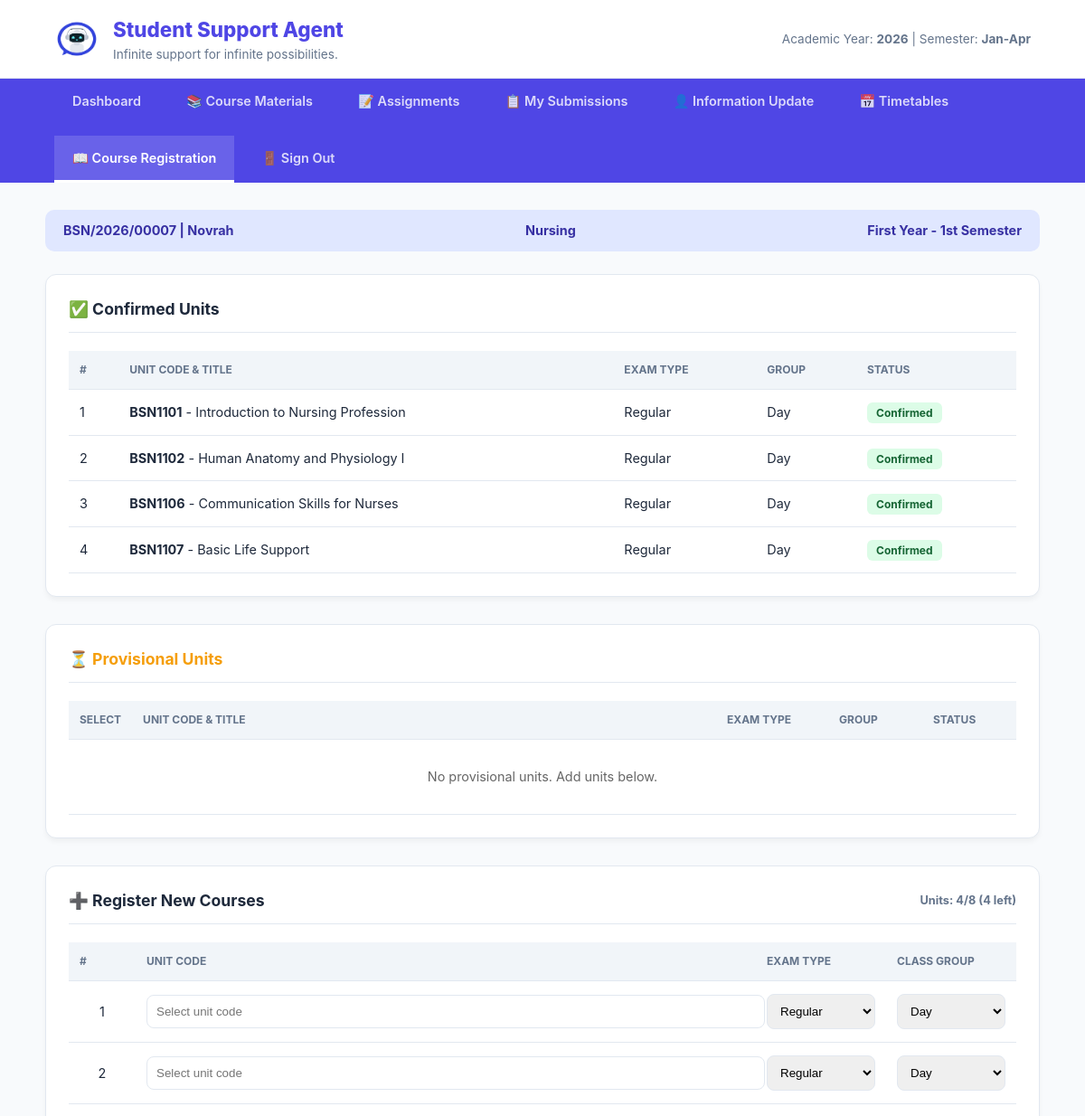
The app's page /Student/registration.php (signed in, upper part), older data.
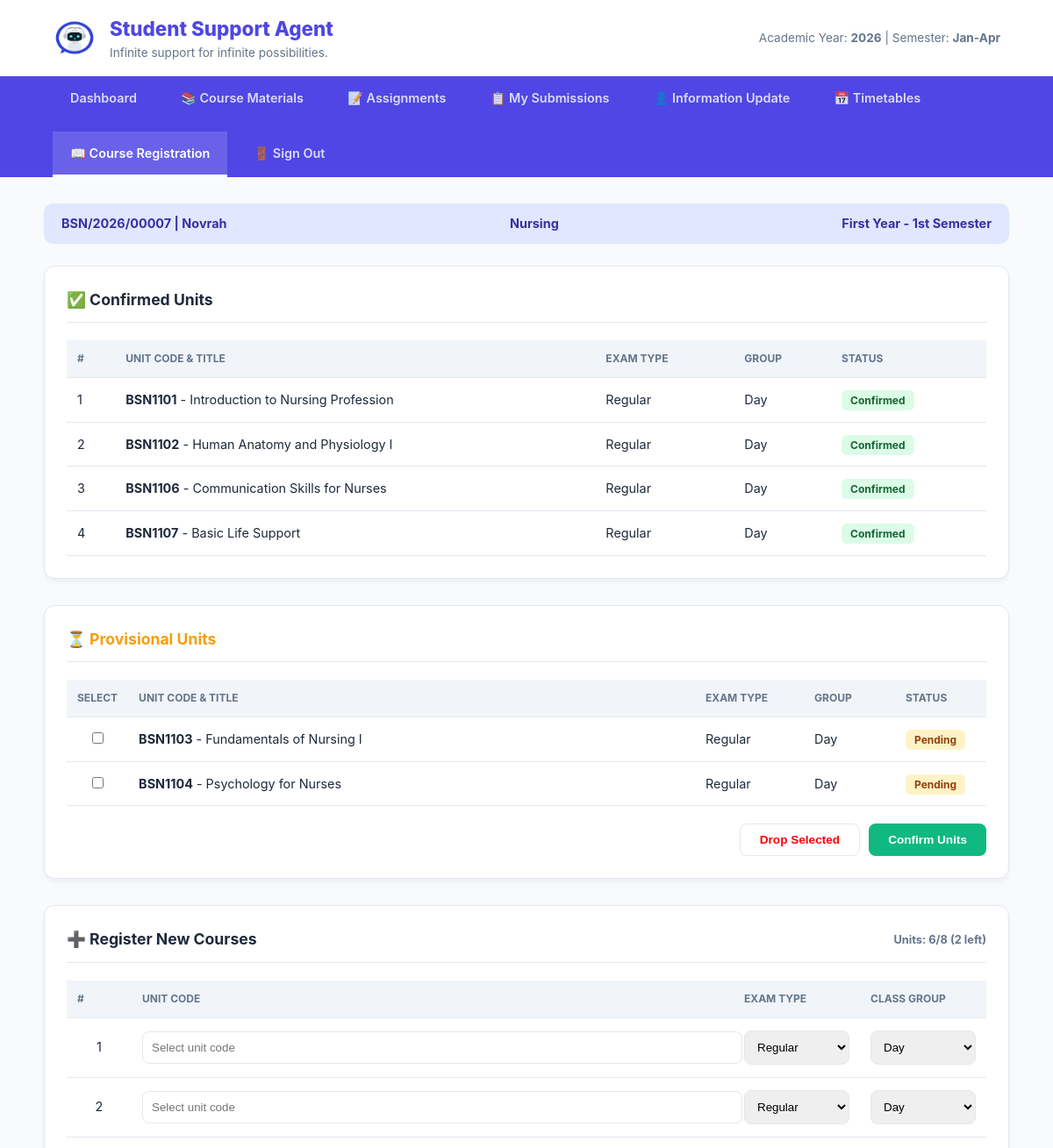
The same page, newer data.
### tables this page shows
CREATE TABLE `registered_courses` (
  `id` int(11) NOT NULL,
  `student_reg_no` varchar(30) NOT NULL,
  `unit_code` varchar(20) NOT NULL,
  `department` varchar(100) DEFAULT NULL,
  `exam_type` varchar(30) NOT NULL,
  `class_group` varchar(20) NOT NULL,
  `semester` varchar(20) NOT NULL,
  `academic_year` varchar(10) NOT NULL,
  `status` enum('Provisional','Confirmed') DEFAULT 'Provisional',
  `registered_at` timestamp NOT NULL DEFAULT current_timestamp()
);

CREATE TABLE `timetable` (
  `id` int(11) NOT NULL,
  `unit_code` varchar(20) DEFAULT NULL,
  `course_title` varchar(100) DEFAULT NULL,
  `department` varchar(50) DEFAULT NULL,
  `time_from` varchar(10) DEFAULT NULL,
  `time_to` varchar(10) DEFAULT NULL,
  `day_of_week` enum('Monday','Tuesday','Wednesday','Thursday','Friday','Saturday','Sunday') DEFAULT NULL,
  `venue` varchar(50) DEFAULT NULL,
  `unit_group` varchar(20) DEFAULT NULL,
  `lecturer` varchar(50) DEFAULT NULL,
  `exam_date` date DEFAULT NULL,
  `semester` enum('1','2','3') NOT NULL,
  `year_level` enum('First Year','Second Year','Third Year','Fourth Year') NOT NULL,
  `academic_year` year(4) NOT NULL,
  `created_at` timestamp NOT NULL DEFAULT current_timestamp()
);

### Student/registration.php (the view, shortened to what the changed rows need)
<?php
$conn = mysqli_connect("localhost", "root", "", "Portal-Asisstant-AI");
$student_reg_no = $_SESSION['reg_number'] ?? '';
$user_id = $_SESSION['user_id'];
$user_query = mysqli_query($conn, "SELECT full_name, department, survey_done FROM users WHERE id = '$user_id'");
$user_data = mysqli_fetch_assoc($user_query);
$student_dept = $user_data['department'] ?? 'General';
$current_semester_num = $_SESSION['current_semester'] ?? 1;
$current_semester_name = ($current_semester_num == 1) ? '1st Semester' : '2nd Semester';
$student_year_level = $_SESSION['student_year'] ?? 'First Year';
$confirmed = mysqli_query($conn, "SELECT rc.*, t.course_title FROM registered_courses rc JOIN timetable t ON rc.unit_code = t.unit_code WHERE rc.student_reg_no = '$student_reg_no' AND (rc.status = 'Confirmed' OR rc.status = 'Approved')");
$provisional = mysqli_query($conn, "SELECT rc.*, t.course_title FROM registered_courses rc JOIN timetable t ON rc.unit_code = t.unit_code WHERE rc.student_reg_no = '$student_reg_no' AND (rc.status = 'Provisional' OR rc.status IS NULL OR rc.status = '')");
$ui_count_res = mysqli_query($conn, "SELECT COUNT(*) as total FROM registered_courses WHERE student_reg_no = '$student_reg_no'");
$ui_row = mysqli_fetch_assoc($ui_count_res);
$slots_used = $ui_row['total'];
$remaining = 8 - $slots_used;
?>
<!DOCTYPE html>
<html lang="en">
<head>
</head>
<body>
<header>
    <div class="branding">
        <div>
            <h1>Student Support Agent</h1>
        </div>
    </div>
</header>
<div class="container">
    <div class="card">
        <div style="overflow-x: auto;">
            <table>
                <thead>
                    <tr>
                        <th>#</th>
                        <th>Unit Code & Title</th>
                        <th>Exam Type</th>
                        <th>Group</th>
                        <th>Status</th>
                    </tr>
                </thead>
                <tbody>
                    <?php $i=1; while($row = mysqli_fetch_assoc($confirmed)): ?>
                        <tr>
                            <td><?php echo $i++; ?></td>
                            <td><strong><?php echo htmlspecialchars($row['unit_code']); ?></strong> - <?php echo htmlspecialchars($row['course_title']); ?></td>
                            <td><?php echo htmlspecialchars($row['exam_type']); ?></td>
                            <td><?php echo htmlspecialchars($row['class_group']); ?></td>
                            <td><span class="badge bg-success">Confirmed</span></td>
                        </tr>
                    <?php endwhile; ?>
                </tbody>
            </table>
        </div>
    </div>
    <form method="POST">
    <div class="card">
        <div style="overflow-x: auto;">
            <table>
                <thead>
                    <tr>
                        <th width="40">Select</th>
                        <th>Unit Code & Title</th>
                        <th width="100">Exam Type</th>
                        <th width="80">Group</th>
                        <th width="80">Status</th>
                    </tr>
                </thead>
                <tbody>
                    <?php
                    $has_provisional = false;
                    while($row = mysqli_fetch_assoc($provisional)):
                        $has_provisional = true;
                    ?>
                        <tr>
                            <td align="center"><input type="checkbox" name="selected_units[]" value="<?php echo $row['unit_code']; ?>"></td>
                            <td><strong><?php echo htmlspecialchars($row['unit_code']); ?></strong> - <?php echo htmlspecialchars($row['course_title']); ?></td>
                            <td><?php echo htmlspecialchars($row['exam_type']); ?></td>
                            <td><?php echo htmlspecialchars($row['class_group']); ?></td>
                            <td><span class="badge bg-warning">Pending</span></td>
                        </tr>
                    <?php endwhile; ?>
                    <?php if(!$has_provisional): ?>
                        <tr>
                            <td colspan="5" style="text-align:center; color:#666; padding: 30px;">No provisional units. Add units below.</td>
                        </tr>
                    <?php endif; ?>
                </tbody>
            </table>
        </div>
        <?php if($has_provisional): ?>
        <div style="margin-top: 20px; display: flex; justify-content: flex-end; gap: 10px;">
            <button type="submit" name="btn_drop_action" class="btn btn-outline" style="color:red;">Drop Selected</button>
            <button type="submit" name="btn_confirm_action" class="btn btn-success">Confirm Units</button>
        </div>
        <?php endif; ?>
    </div>
    </form>
    <div class="card">
        <div class="card-title">
            ➕ Register New Courses
            <span style="margin-left: auto; font-size: 0.8rem; color: <?php echo ($remaining <= 0) ? '#ef4444' : 'var(--text-light)'; ?>;">
                Units: <?php echo $slots_used; ?>/8 (<?php echo $remaining; ?> left)
            </span>
        </div>
        <?php
        $available_units_query = "SELECT DISTINCT t.unit_code, t.course_title
                                  FROM timetable t
                                  INNER JOIN academic_workload aw ON t.unit_code = aw.unit_code
                                  WHERE aw.department = '$student_dept'
                                  AND t.year_level = '$student_year_level'
                                  AND t.semester = '$current_semester_num'
                                  ORDER BY t.unit_code";
        $available_units_result = mysqli_query($conn, $available_units_query);
        $available_units_list = [];
        while ($au = mysqli_fetch_assoc($available_units_result)) {
            $available_units_list[] = $au;
        }
        ?>
        <?php if(empty($available_units_list)): ?>
            <div class="card" style="background: #fef3c7; border-left: 5px solid #f59e0b; color: #92400e; padding: 15px; margin-bottom: 20px;">
                ⚠️ <strong>No units available for registration!</strong><br>
                There are no units scheduled for <?php echo $student_year_level; ?> - <?php echo $current_semester_name; ?> in your department (<?php echo $student_dept; ?>).<br>
                Please contact the academic office.
            </div>
        <?php else: ?>
            <form method="POST">
                <div style="overflow-x: auto;">
                    <table>
                        <thead>
                            <tr>
                                <th width="50">#</th>
                                <th>Unit Code</th>
                                <th width="120">Exam Type</th>
                                <th width="120">Class Group</th>
                            </tr>
                        </thead>
                        <tbody>
                            <?php for($k=1; $k<=6; $k++): ?>
                                <tr>
                                    <td align="center"><?php echo $k; ?></td>
                                    <td>
                                        <input type="text" name="courseCode<?php echo $k; ?>"
                                               placeholder="Select unit code"
                                               list="unit-codes"
                                               autocomplete="off"
                                               <?php if($remaining <= 0) echo 'disabled'; ?>>
                                    </td>
                                    <td>
                                        <select name="examType<?php echo $k; ?>" <?php if($remaining <= 0) echo 'disabled'; ?>>
                                            <option value="Regular">Regular</option>
                                        </select>
                                    </td>
                                    <td>
                                        <select name="classCode<?php echo $k; ?>" <?php if($remaining <= 0) echo 'disabled'; ?>>
                                            <option value="Day">Day</option>
                                        </select>
                                    </td>
                                </tr>
                            <?php endfor; ?>
                        </tbody>
                    </table>
                </div>
            </form>
        <?php endif; ?>
    </div>
</div>
</body>
</html>

Row changes from the older to the newer data that the page shows:
added registered_courses: unit_code "BSN1103", timetable.course_title "Fundamentals of Nursing I", exam_type "Regular", class_group "Day"
added registered_courses: unit_code "BSN1104", timetable.course_title "Psychology for Nurses", exam_type "Regular", class_group "Day"
Text that changed along with them:
$slots_used: "4" → "6"
$remaining: "4" → "2"
text no longer shown: "No provisional units. Add units below."
text now shown: "Drop Selected Confirm Units"
